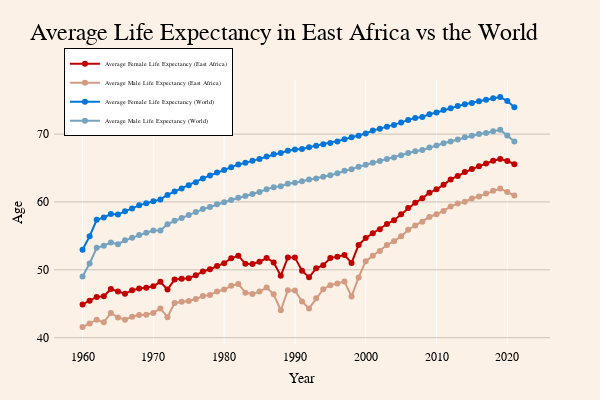

Notebook cell for this chart:
### Code cell
# Extract the required columns
columns = ['Year','Life expectancy at birth, female (years)', 'Life expectancy at birth, male (years)']
df_selected = df[columns]
# Group the data by year and calculate the mean values
df_grouped = df_selected.groupby('Year').mean().round(2).reset_index()
# Extract Required Columns from World Data
cols=['Life expectancy at birth, female (years) (World)','Life expectancy at birth, male (years) (World)']
df_world_columns=world_data[cols]
# print(df_world_columns)
# Mege with Worldwide Data
merged_df = pd.merge(df_grouped, world_data[['Year', 'Life expectancy at birth, female (years) (World)', 'Life expectancy at birth, male (years) (World)']],on='Year', how='outer')

# Rename columns to match the desired format
merged_df.rename(columns={
    'Life expectancy at birth, female (years)': 'Average Female Life Expectancy (East Africa)',
    'Life expectancy at birth, male (years)': 'Average Male Life Expectancy (East Africa)',
    'Life expectancy at birth, female (years) (World)': 'Average Female Life Expectancy (World)',
    'Life expectancy at birth, male (years) (World)': 'Average Male Life Expectancy (World)'
}, inplace=True)
columns=merged_df.columns
colors = ['#C10000', '#d39b81','#0476D9','#75A3BF']
create_line_chart(merged_df,'Average Life Expectancy in East Africa vs the World',columns[1:],colors,'lines+markers')

### Figure 1 — Plotly figure (JSON) as saved in the notebook; plotly's stock layout.template omitted (floating-point values rounded to 4 significant figures)
{"data": [{"line": {"color": "#C10000", "width": 2}, "mode": "lines+markers", "name": "Average Female Life Expectancy (East Africa)", "type": "scatter", "x": [1960, 1961, 1962, 1963, 1964, 1965, 1966, 1967, 1968, 1969, 1970, 1971, 1972, 1973, 1974, 1975, 1976, 1977, 1978, 1979, 1980, 1981, 1982, 1983, 1984, 1985, 1986, 1987, 1988, 1989, 1990, 1991, 1992, 1993, 1994, 1995, 1996, 1997, 1998, 1999, 2000, 2001, 2002, 2003, 2004, 2005, 2006, 2007, 2008, 2009, 2010, 2011, 2012, 2013, 2014, 2015, 2016, 2017, 2018, 2019, 2020, 2021, 2022], "y": [44.9, 45.45, 46, 46.1, 47.18, 46.81, 46.49, 46.98, 47.25, 47.36, 47.59, 48.24, 47.09, 48.58, 48.7, 48.75, 49.2, 49.76, 50.08, 50.57, 50.98, 51.7, 52.08, 50.88, 50.86, 51.18, 51.74, 51.08, 49.12, 51.83, 51.8, 49.88, 48.89, 50.22, 50.67, 51.73, 51.93, 52.18, 51.01, 53.67, 54.69, 55.38, 55.97, 56.75, 57.31, 58.19, 59.1, 59.87, 60.55, 61.35, 61.86, 62.52, 63.32, 63.81, 64.41, 64.85, 65.25, 65.67, 66.07, 66.34, 66.04, 65.56, null]}, {"line": {"color": "#d39b81", "width": 2}, "mode": "lines+markers", "name": "Average Male Life Expectancy (East Africa)", "type": "scatter", "x": [1960, 1961, 1962, 1963, 1964, 1965, 1966, 1967, 1968, 1969, 1970, 1971, 1972, 1973, 1974, 1975, 1976, 1977, 1978, 1979, 1980, 1981, 1982, 1983, 1984, 1985, 1986, 1987, 1988, 1989, 1990, 1991, 1992, 1993, 1994, 1995, 1996, 1997, 1998, 1999, 2000, 2001, 2002, 2003, 2004, 2005, 2006, 2007, 2008, 2009, 2010, 2011, 2012, 2013, 2014, 2015, 2016, 2017, 2018, 2019, 2020, 2021, 2022], "y": [41.57, 42.11, 42.65, 42.26, 43.64, 42.99, 42.65, 43.09, 43.35, 43.39, 43.65, 44.31, 43.03, 45.11, 45.28, 45.4, 45.7, 46.13, 46.3, 46.82, 47.09, 47.65, 47.92, 46.63, 46.44, 46.79, 47.39, 46.39, 44.04, 46.99, 46.95, 45.34, 44.32, 45.8, 47.14, 47.73, 47.98, 48.27, 46.08, 48.88, 51.28, 52.07, 52.79, 53.65, 54.21, 54.93, 55.91, 56.53, 57.08, 57.78, 58.19, 58.68, 59.33, 59.76, 60.03, 60.5, 60.82, 61.23, 61.64, 61.97, 61.46, 60.95, null]}, {"line": {"color": "#0476D9", "width": 2}, "mode": "lines+markers", "name": "Average Female Life Expectancy (World)", "type": "scatter", "x": [1960, 1961, 1962, 1963, 1964, 1965, 1966, 1967, 1968, 1969, 1970, 1971, 1972, 1973, 1974, 1975, 1976, 1977, 1978, 1979, 1980, 1981, 1982, 1983, 1984, 1985, 1986, 1987, 1988, 1989, 1990, 1991, 1992, 1993, 1994, 1995, 1996, 1997, 1998, 1999, 2000, 2001, 2002, 2003, 2004, 2005, 2006, 2007, 2008, 2009, 2010, 2011, 2012, 2013, 2014, 2015, 2016, 2017, 2018, 2019, 2020, 2021, 2022], "y": [52.95, 54.95, 57.36, 57.71, 58.22, 58.15, 58.62, 59.05, 59.5, 59.8, 60.09, 60.38, 61.03, 61.53, 61.98, 62.45, 62.91, 63.47, 63.89, 64.35, 64.71, 65.13, 65.51, 65.76, 66.06, 66.32, 66.71, 67.03, 67.22, 67.54, 67.73, 67.8, 68.07, 68.29, 68.5, 68.69, 68.9, 69.22, 69.53, 69.76, 70.09, 70.51, 70.78, 71.07, 71.33, 71.69, 72.09, 72.37, 72.52, 72.93, 73.19, 73.53, 73.82, 74.12, 74.39, 74.57, 74.84, 75.06, 75.27, 75.47, 74.86, 73.95, null]}, {"line": {"color": "#75A3BF", "width": 2}, "mode": "lines+markers", "name": "Average Male Life Expectancy (World)", "type": "scatter", "x": [1960, 1961, 1962, 1963, 1964, 1965, 1966, 1967, 1968, 1969, 1970, 1971, 1972, 1973, 1974, 1975, 1976, 1977, 1978, 1979, 1980, 1981, 1982, 1983, 1984, 1985, 1986, 1987, 1988, 1989, 1990, 1991, 1992, 1993, 1994, 1995, 1996, 1997, 1998, 1999, 2000, 2001, 2002, 2003, 2004, 2005, 2006, 2007, 2008, 2009, 2010, 2011, 2012, 2013, 2014, 2015, 2016, 2017, 2018, 2019, 2020, 2021, 2022], "y": [49.03, 50.94, 53.24, 53.56, 54.03, 53.77, 54.34, 54.73, 55.14, 55.46, 55.78, 55.78, 56.73, 57.23, 57.63, 58.06, 58.52, 58.95, 59.26, 59.65, 59.95, 60.29, 60.63, 60.87, 61.17, 61.48, 61.89, 62.18, 62.33, 62.68, 62.83, 63.04, 63.29, 63.45, 63.72, 63.92, 64.23, 64.58, 64.83, 65.17, 65.47, 65.76, 66.05, 66.31, 66.56, 66.87, 67.22, 67.47, 67.66, 68.04, 68.31, 68.64, 68.9, 69.19, 69.52, 69.76, 70, 70.17, 70.43, 70.62, 69.8, 68.89, null]}], "layout": {"autosize": false, "font": {"color": "black", "family": "Poppins", "size": 12}, "height": 400, "legend": {"bgcolor": "#ffffff", "bordercolor": "#000000", "borderwidth": 1, "font": {"size": 6}, "itemclick": "toggle", "itemdoubleclick": "toggleothers", "tracegroupgap": 10, "traceorder": "normal", "x": 0.02, "xanchor": "left", "y": 1.12, "yanchor": "top"}, "margin": {"b": 50, "l": 50, "pad": 4, "r": 50, "t": 80}, "paper_bgcolor": "#fbf1e6", "plot_bgcolor": "#fbf1e6", "title": {"font": {"color": "#000000", "size": 24}, "text": "Average Life Expectancy in East Africa vs the World"}, "width": 600, "xaxis": {"showgrid": true, "title": {"text": "Year"}}, "yaxis": {"gridcolor": "#c9c1b8", "showgrid": true, "title": {"text": "Age"}}}}
